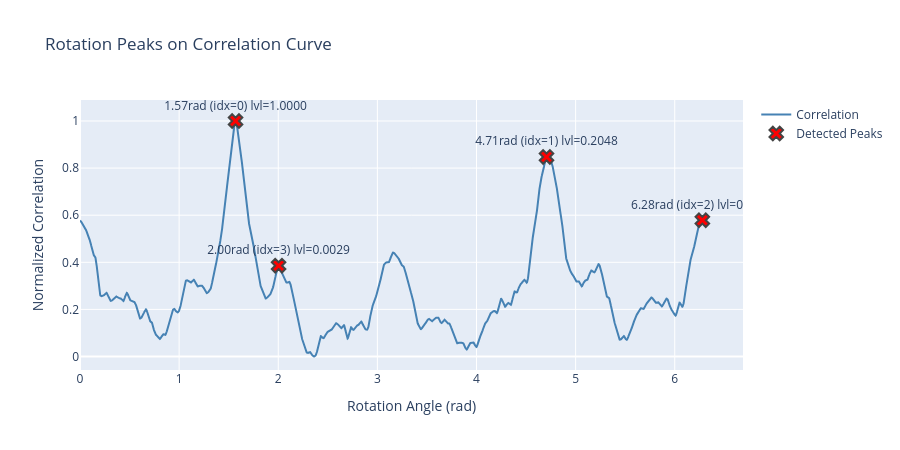

Write notebook code for a chart like this one.
### Markdown cell above
## Rotation Peaks

Detected rotation peaks (red x markers) overlaid on the correlation curve. Each peak shows the angle in radians and its index in the correlation array.

### Code cell
fig = go.Figure()

if rotation_corr is not None and rotation_corr.ndim == 2:
    indices = rotation_corr[:, 0]
    angles = rotation_corr[:, 1]
    correlations = rotation_corr[:, 2]
    fig.add_trace(go.Scatter(x=angles, y=correlations, mode='lines', name='Correlation', line=dict(width=2, color='steelblue')))
    fig.update_xaxes(title_text='Rotation Angle (rad)')
    fig.update_yaxes(title_text='Normalized Correlation')

if rotation_peaks is not None and rotation_peaks.ndim == 2:
    sort_idx = np.argsort(rotation_peaks[:, 0])
    sorted_peaks = rotation_peaks[sort_idx]
    peak_angles = sorted_peaks[:, 0]
    peak_heights = sorted_peaks[:, 1]
    level_potentials = sorted_peaks[:, 3]
    peak_indices = sorted_peaks[:, 4].astype(int)
    peak_text = [f'{a:.2f}rad (idx={idx}) lvl={l:.4f}' for a, idx, l in zip(peak_angles, peak_indices, level_potentials)]
    fig.add_trace(go.Scatter(x=peak_angles, y=peak_heights, mode='markers+text',
                             marker=dict(size=12, color='red', symbol='x', line=dict(width=2)),
                             text=peak_text,
                             textposition='top center',
                             name='Detected Peaks'))

fig.update_layout(height=450, width=900, title_text='Rotation Peaks on Correlation Curve')
fig.show()

### Figure 1 — Plotly figure (JSON) as saved in the notebook; plotly's stock layout.template omitted (floating-point values rounded to 4 significant figures; data arrays with more than 128 entries replaced by an {"elided": "..."} marker saying what was removed)
{"data": [{"line": {"color": "steelblue", "width": 2}, "mode": "lines", "name": "Correlation", "type": "scatter", "x": {"elided": "4096 float values"}, "y": {"elided": "4096 float values"}}, {"marker": {"color": "red", "line": {"width": 2}, "size": 12, "symbol": "x"}, "mode": "markers+text", "name": "Detected Peaks", "text": ["1.57rad (idx=0) lvl=1.0000", "2.00rad (idx=3) lvl=0.0029", "4.71rad (idx=1) lvl=0.2048", "6.28rad (idx=2) lvl=0.0452"], "textposition": "top center", "type": "scatter", "x": [1.569, 2.003, 4.706, 6.279], "y": [1.0, 0.3856, 0.8474, 0.5786]}], "layout": {"height": 450, "title": {"text": "Rotation Peaks on Correlation Curve"}, "width": 900, "xaxis": {"title": {"text": "Rotation Angle (rad)"}}, "yaxis": {"title": {"text": "Normalized Correlation"}}}}
